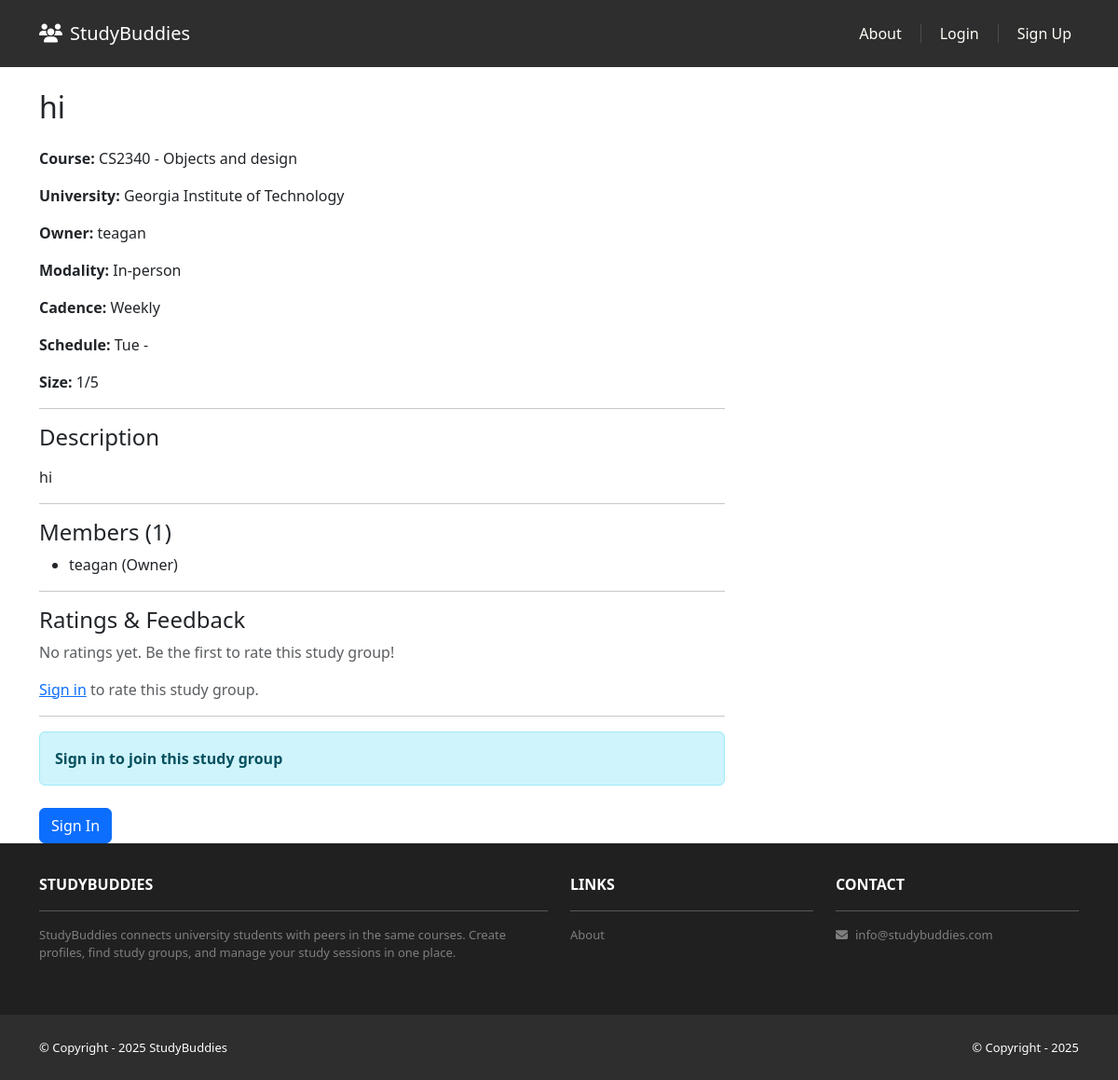
/buddies/hi-4/, run on the app's committed database.
### buddies/models.py (models this page shows, shortened)
class BuddyListing(models.Model):
    MODALITY_CHOICES = [
        ("in_person", "In-person"),
        ("online", "Online"),
        ("hybrid", "Hybrid"),
    ]
    CADENCE_CHOICES = [
        ("one_off", "One-off"),
        ("weekly", "Weekly"),
    ]
    WEEKDAY_CHOICES = [
        ("mon", "Mon"),
        ("tue", "Tue"),
        ("wed", "Wed"),
        ("thu", "Thu"),
        ("fri", "Fri"),
        ("sat", "Sat"),
        ("sun", "Sun"),
    ]
    JOIN_POLICY_CHOICES = [
        ("owner_approve", "Owner approves"),
        ("auto_accept", "Auto-accept"),
    ]
    VISIBILITY_CHOICES = [
        ("same_school", "Same-school"),
        ("public", "Public"),
    ]
    STATUS_CHOICES = [
        ("open", "Open"),
        ("filled", "Filled"),
        ("cancelled", "Cancelled"),
    ]
    owner = models.ForeignKey(settings.AUTH_USER_MODEL, on_delete=models.CASCADE, related_name="listings")
    university = models.ForeignKey(University, on_delete=models.CASCADE, related_name="listings")
    course = models.ForeignKey(Course, on_delete=models.PROTECT, related_name="listings")
    course_code_text = models.CharField(max_length=20, blank=True, help_text="Fallback if course missing")
    title = models.CharField(max_length=120)
    description = models.TextField()
    modality = models.CharField(max_length=10, choices=MODALITY_CHOICES, default="in_person")
    location = models.ForeignKey(Location, on_delete=models.SET_NULL, null=True, blank=True, related_name="listings")
    meeting_link = models.URLField(blank=True, help_text="For online/hybrid; members only")
    capacity = models.PositiveSmallIntegerField(default=5)
    current_size = models.PositiveSmallIntegerField(default=1, help_text="Owner included; keep in sync")
    cadence = models.CharField(max_length=10, choices=CADENCE_CHOICES, default="weekly")
    weekday = models.CharField(max_length=3, choices=WEEKDAY_CHOICES, blank=True, help_text="Weekly only")
    start_time = models.TimeField(blank=True, null=True)
    end_time = models.TimeField(blank=True, null=True)
    tags = models.CharField(max_length=200, blank=True, help_text="Comma-separated tags: midterm 1, op-amps")
    join_policy = models.CharField(max_length=15, choices=JOIN_POLICY_CHOICES, default="owner_approve")
    visibility = models.CharField(max_length=15, choices=VISIBILITY_CHOICES, default="same_school")
    status = models.CharField(max_length=10, choices=STATUS_CHOICES, default="open", db_index=True)
    slug = models.SlugField(unique=True, blank=True)
    created_at = models.DateTimeField(auto_now_add=True)
    updated_at = models.DateTimeField(auto_now=True)
    class Meta:
        indexes = [
            Index(fields=["university", "status", "created_at"]),
            Index(fields=["course", "status"]),
        ]
        ordering = ['-created_at']

class GroupMembership(models.Model):
    ROLE_CHOICES = [
        ("owner", "Owner"),
        ("member", "Member"),
    ]
    listing = models.ForeignKey(BuddyListing, on_delete=models.CASCADE, related_name="memberships")
    student = models.ForeignKey(settings.AUTH_USER_MODEL, on_delete=models.CASCADE, related_name="memberships")
    role = models.CharField(max_length=10, choices=ROLE_CHOICES, default="member")
    joined_at = models.DateTimeField(auto_now_add=True)
    left_at = models.DateTimeField(blank=True, null=True)
    class Meta:
        unique_together = ("listing", "student")
        ordering = ['joined_at']

### profiles/models.py (models this page shows, shortened)
class Course(models.Model):
    university = models.ForeignKey(University, on_delete=models.CASCADE, related_name="courses")
    code = models.CharField(max_length=20, help_text="e.g., CS 2340")
    name = models.CharField(max_length=200)
    slug = models.SlugField()
    is_active = models.BooleanField(default=True)
    created_at = models.DateTimeField(auto_now_add=True)
    class Meta:
        unique_together = ("university", "code")
        indexes = [
            Index(fields=["university", "code"]),
        ]
        ordering = ['code']

class University(models.Model):
    name = models.CharField(max_length=150, unique=True, db_index=True)
    domain = models.CharField(max_length=120, blank=True, help_text="e.g., gatech.edu")
    slug = models.SlugField(unique=True)
    created_at = models.DateTimeField(auto_now_add=True)
    class Meta:
        verbose_name_plural = "Universities"
        ordering = ['name']

### buddies/views.py (the view, shortened to what this page needs)
# urls.py: path('<slug:slug>/', views.ListingDetailView.as_view(), name='listing_detail'),
class ListingDetailView(DetailView):
    model = BuddyListing
    template_name = 'buddies/detail.html'
    context_object_name = 'listing'
    slug_field = 'slug'
    slug_url_kwarg = 'slug'
    def get_queryset(self):
        return BuddyListing.objects.select_related('course', 'university', 'location', 'owner')
    def get_context_data(self, **kwargs):
        context = super().get_context_data(**kwargs)
        listing = self.object
        context['members'] = listing.memberships.filter(
            left_at__isnull=True
        ).select_related('student', 'student__profile')
        context['member_count'] = context['members'].count()
        context['spots_available'] = listing.capacity - context['member_count']
        context['ratings'] = listing.ratings.select_related('student', 'student__profile').order_by('-created_at')
        context['rating_count'] = context['ratings'].count()
        if context['rating_count'] > 0:
            avg = sum(r.rating for r in context['ratings']) / context['rating_count']
            context['average_rating'] = avg
            context['average_rating_int'] = round(avg)
        else:
            context['average_rating'] = None
            context['average_rating_int'] = 0
        if self.request.user.is_authenticated:
            context['user_rating'] = listing.ratings.filter(student=self.request.user).first()
            context['can_rate'] = listing.memberships.filter(
                student=self.request.user
            ).exists() or listing.owner == self.request.user
            context['is_bookmarked'] = Bookmark.objects.filter(
                user=self.request.user,
                listing=listing
            ).exists()
            if not context['is_owner']:
                conversation = Conversation.objects.filter(
                    listing=listing,
                    participant1__in=[self.request.user, listing.owner],
                    participant2__in=[self.request.user, listing.owner]
                ).first()
                context['conversation'] = conversation
                if conversation:
                    context['unread_count'] = conversation.messages.filter(
                        sender=listing.owner,
                        read_at__isnull=True
                    ).count()
            else:
                context['conversation'] = None
                context['unread_count'] = 0
        else:
            context['user_rating'] = None
            context['can_rate'] = False
            context['is_bookmarked'] = False
            context['conversation'] = None
            context['unread_count'] = 0
        return context

### buddies/templates/buddies/detail.html (shortened to what this page needs)
{% extends 'base.html' %}
{% block content %}
<div class="container mt-4">
    <div class="row">
        <div class="col-md-8">
            <div class="d-flex justify-content-between align-items-start mb-3">
                <h2>{{ listing.title }}</h2>
            </div>
            <p><strong>Course:</strong> {{ listing.course.code }} - {{ listing.course.name }}</p>
            <p><strong>University:</strong> {{ listing.university.name }}</p>
            <p><strong>Owner:</strong> {{ listing.owner.username }}</p>
            <p><strong>Modality:</strong> {{ listing.get_modality_display }}</p>
            <p><strong>Cadence:</strong> {{ listing.get_cadence_display }}</p>
            {% if listing.weekday %}
            <p><strong>Schedule:</strong> {{ listing.get_weekday_display }} {{ listing.start_time|time }} - {{ listing.end_time|time }}</p>
            {% endif %}
            <p><strong>Size:</strong> {{ listing.current_size }}/{{ listing.capacity }}</p>
            <hr>
            <h4>Description</h4>
            <p>{{ listing.description|linebreaks }}</p>
            <hr>
            <h4>Members ({{ members|length }})</h4>
            <ul>
                {% for member in members %}
                <li>{{ member.student.username }} ({{ member.get_role_display }})</li>
                {% endfor %}
            </ul>
            <hr>
            <h4>Ratings & Feedback</h4>
            {% if average_rating %}
                <div class="mb-3">
                    <strong>Average Rating:</strong>
                    <span class="text-warning">
                        {% for i in "12345" %}
                            {% if forloop.counter <= average_rating_int %}
                                ★
                            {% else %}
                                ☆
                            {% endif %}
                        {% endfor %}
                    </span>
                    <span class="ms-2">{{ average_rating|floatformat:1 }} ({{ rating_count }} rating{{ rating_count|pluralize }})</span>
                </div>
            {% else %}
                <p class="text-muted">No ratings yet. Be the first to rate this study group!</p>
            {% endif %}
            {% if user.is_authenticated %}
                {% if can_rate %}
                    {% if user_rating %}
                        <div class="alert alert-info">
                            <strong>You rated this group:</strong>
                            <span class="text-warning">
                                {% for i in "12345" %}
                                    {% if forloop.counter <= user_rating.rating %}
                                        ★
                                    {% else %}
                                        ☆
                                    {% endif %}
                                {% endfor %}
                            </span>
                            <div class="mt-2">
                                <a href="{% url 'buddies:rate_group' slug=listing.slug %}" class="btn btn-sm btn-primary">Edit Rating</a>
                                <form method="post" action="{% url 'buddies:delete_rating' slug=listing.slug rating_id=user_rating.id %}" style="display:inline;" onsubmit="return confirm('Are you sure you want to delete your rating?')">
                                    {% csrf_token %}
                                    <button type="submit" class="btn btn-sm btn-danger">Delete Rating</button>
                                </form>
                            </div>
                        </div>
                    {% else %}
                        <a href="{% url 'buddies:rate_group' slug=listing.slug %}" class="btn btn-primary">Rate This Group</a>
                    {% endif %}
                {% endif %}
            {% else %}
                <p class="text-muted"><a href="{% url 'account_login' %}?next={{ request.path }}">Sign in</a> to rate this study group.</p>
            {% endif %}
            <hr>
            {% if user.is_authenticated %}
                {% if is_owner %}
                    <div class="alert alert-info">
                        <strong>👑 You own this group</strong>
                    </div>
                    <div class="mt-4">
                        <a href="{% url 'buddies:listing_edit' slug=listing.slug %}" class="btn btn-primary">Edit Listing</a>
                        <a href="{% url 'buddies:roster' slug=listing.slug %}" class="btn btn-secondary">Manage Roster</a>
                        <a href="{% url 'buddies:requests_queue' slug=listing.slug %}" class="btn btn-info">View Requests</a>
                        <a href="{% url 'buddies:group_chat' slug=listing.slug %}" class="btn btn-success">Group Chat</a>
                        {% if listing.status == 'open' %}
                        <form method="post" action="{% url 'buddies:close_listing' slug=listing.slug %}" style="display:inline;">
                            {% csrf_token %}
                            <button type="submit" class="btn btn-warning">Close Listing</button>
                        </form>
                        {% endif %}
                        <form method="post" action="{% url 'buddies:cancel_listing' slug=listing.slug %}" style="display:inline;" onsubmit="return confirm('Are you sure you want to cancel this listing?')">
                            {% csrf_token %}
                            <button type="submit" class="btn btn-danger">Cancel Listing</button>
                        </form>
                    </div>
                {% elif is_member %}
                    <div class="alert alert-success">
                        <strong>✓ You are a member of this group</strong>
                    </div>
                    <div class="mt-4">
                        <a href="{% url 'buddies:group_chat' slug=listing.slug %}" class="btn btn-primary">Group Chat</a>
                        <a href="{% url 'buddies:roster' slug=listing.slug %}" class="btn btn-secondary">View Members</a>
                        <a href="{% url 'buddies:leave_group' slug=listing.slug %}" class="btn btn-danger">Leave Group</a>
                    </div>
                {% elif has_requested %}
                    <div class="alert alert-warning">
                        <strong>⏳ Your join request is pending</strong>
                        {% if join_request.status == 'waitlisted' %}
                        <br><small>You are currently on the waitlist.</small>
                        {% else %}
                        <br><small>Waiting for owner approval.</small>
                        {% endif %}
                    </div>
                    <div class="mt-4">
                        <form method="post" action="{% url 'buddies:withdraw_request' slug=listing.slug %}">
                            {% csrf_token %}
                            <button type="submit" class="btn btn-warning">Withdraw Request</button>
                        </form>
                    </div>
                {% elif can_join %}
                    {% if spots_available <= 3 and spots_available > 0 %}
                    <div class="alert alert-warning">
                        <strong>⚡ Only {{ spots_available }} spot{{ spots_available|pluralize }} left!</strong>
                    </div>
                    {% endif %}
                    <div class="mt-4">
                        <a href="{% url 'buddies:request_join' slug=listing.slug %}" class="btn btn-success btn-lg">Join Study Group</a>
                        {% if conversation %}
                        <a href="{% url 'buddies:conversation_detail' conversation.id %}" class="btn btn-outline-primary">
                            <i class="fas fa-envelope"></i> View Messages
                            {% if unread_count > 0 %}
                            <span class="badge bg-primary">{{ unread_count }}</span>
                            {% endif %}
                        </a>
                        {% else %}
                        <a href="{% url 'buddies:create_conversation' slug=listing.slug %}" class="btn btn-outline-primary">
                            <i class="fas fa-envelope"></i> Message Creator
                        </a>
                        {% endif %}
                    </div>
                {% elif listing.status != 'open' %}
                    <div class="alert alert-secondary">
                        {% if listing.status == 'filled' %}
                        <strong>🚫 This group is currently full</strong>
                        {% elif listing.status == 'cancelled' %}
                        <strong>❌ This group has been cancelled</strong>
                        {% endif %}
                    </div>
                {% endif %}
            {% else %}
                <div class="alert alert-info">
                    <strong>Sign in to join this study group</strong>
                </div>
                <div class="mt-4">
                    <a href="{% url 'account_login' %}?next={{ request.path }}" class="btn btn-primary">Sign In</a>
                </div>
            {% endif %}
        </div>
    </div>
</div>
{% endblock content %}

### data on the page
BuddyListing: title "hi", course.code "CS2340", course.name "Objects and design", university.name "Georgia Institute of Technology", owner.username "teagan", modality "In-person", cadence "Weekly", weekday "Tue", current_size "1", capacity "5", description "hi"
GroupMembership: student.username "teagan", role "Owner"

### other printed values
{{ members|length }} "1"
